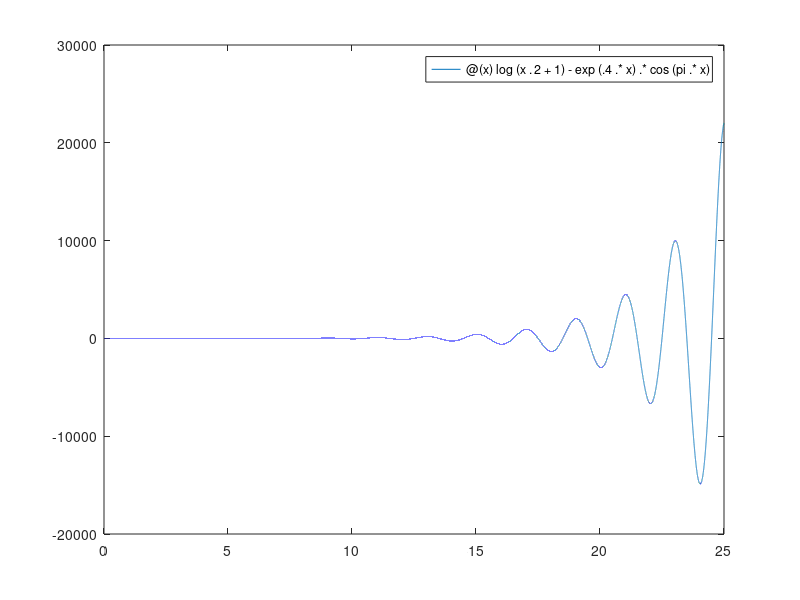

Write MATLAB code to recreate this figure. (Note: this script raises an error after producing the figure.)
% Raiid Ahmed Homework 3 Problem 3
clc
clear

funct = @(x) log(x.^2 + 1) - exp(.4.*x).*cos(pi.*x);
fdiff = @(x) ((2.*x)./(x.^2 + 1)) + pi.*exp(.4.*x)*sin(pi.*x) - .4.*exp(.4.*x).*cos(pi.*x);
fplot(funct,[0 25])

init = -.5;
flag = true;
disp('Negative Root')
[a,b,c,d] = newton(funct,fdiff,init,10^(-8),100,flag);
disp("Root Approx: " + num2str(a) + " Final Relative Error: " + num2str(c) + " Iterations to Convergence: " + num2str(d))

nthroot = 1;
init = nthroot-.70;
disp('1st Positive Root')
[e,f,g,h] = newton(funct,fdiff,init,10^(-8),100,flag);
disp("Root Approx: " + num2str(e) + " Final Relative Error: " + num2str(g) + " Iterations to Convergence: " + num2str(h))

nthroot = 2;
init = nthroot-.25;
disp('2nd Positive Root')
[i,j,k,l] = newton(funct,fdiff,init,10^(-8),100,flag);
disp("Root Approx: " + num2str(i) + " Final Relative Error: " + num2str(k) + " Iterations to Convergence: " + num2str(l))

nthroot = 3;
init = nthroot-.70;
disp('3rd Positive Root')
[m,n,o,p] = newton(funct,fdiff,init,10^(-8),100,flag);
disp("Root Approx: " + num2str(m) + " Final Relative Error: " + num2str(o) + " Iterations to Convergence: " + num2str(p))

nthroot = 4;
init = nthroot-.25;
disp('4th Positive Root')
[q,r,s,t] = newton(funct,fdiff,init,10^(-9),100,flag);
disp("Root Approx: " + num2str(q) + " Final Relative Error: " + num2str(s) + " Iterations to Convergence: " + num2str(t))

nthroot = 25;
init = nthroot-.70;
disp('25th Positive Root')
[u,v,w,x] = newton(funct,fdiff,init,10^(-9),100,flag);
disp("Root Approx: " + num2str(u) + " Final Relative Error: " + num2str(w) + " Iterations to Convergence: " + num2str(x))





